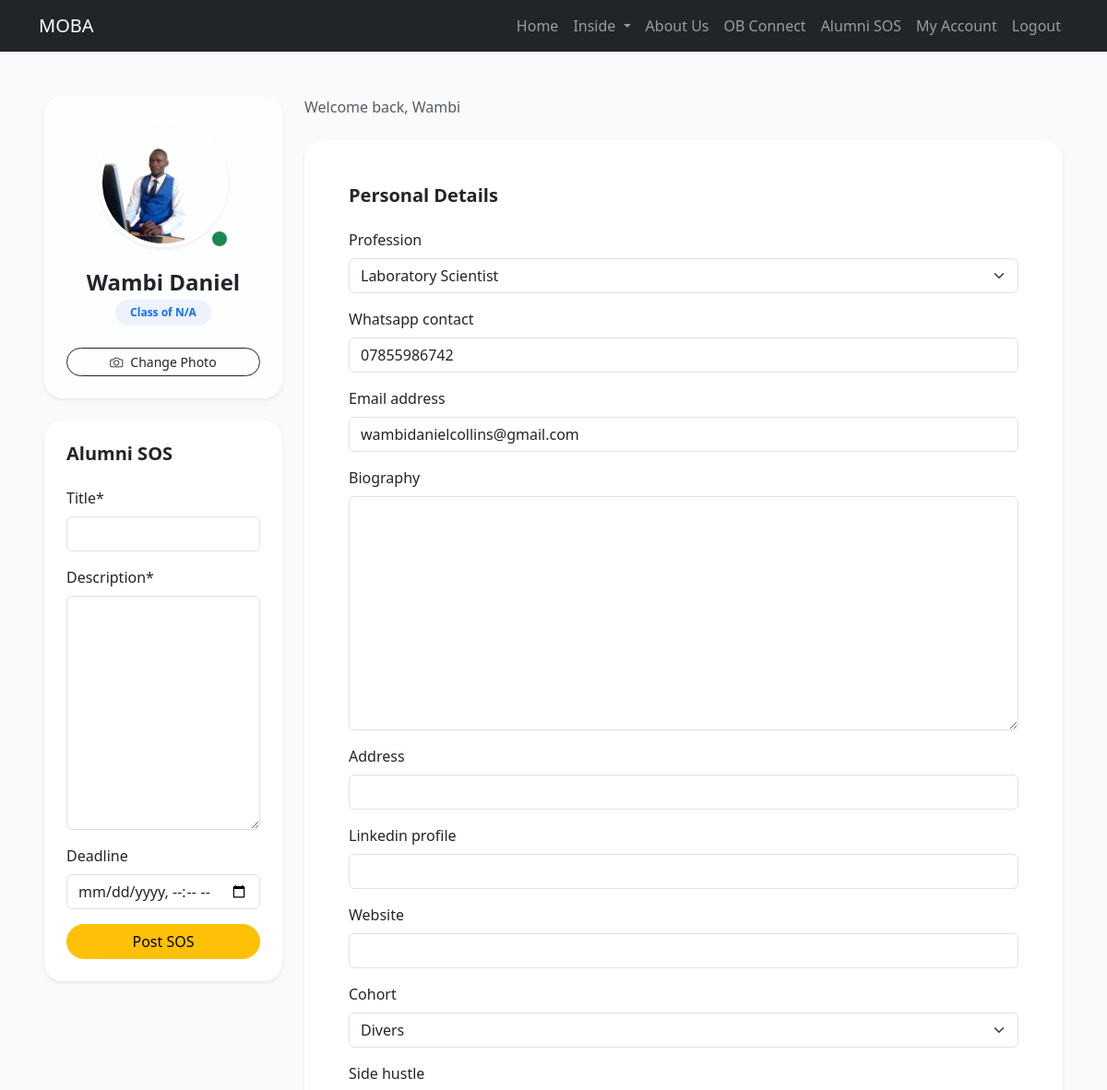
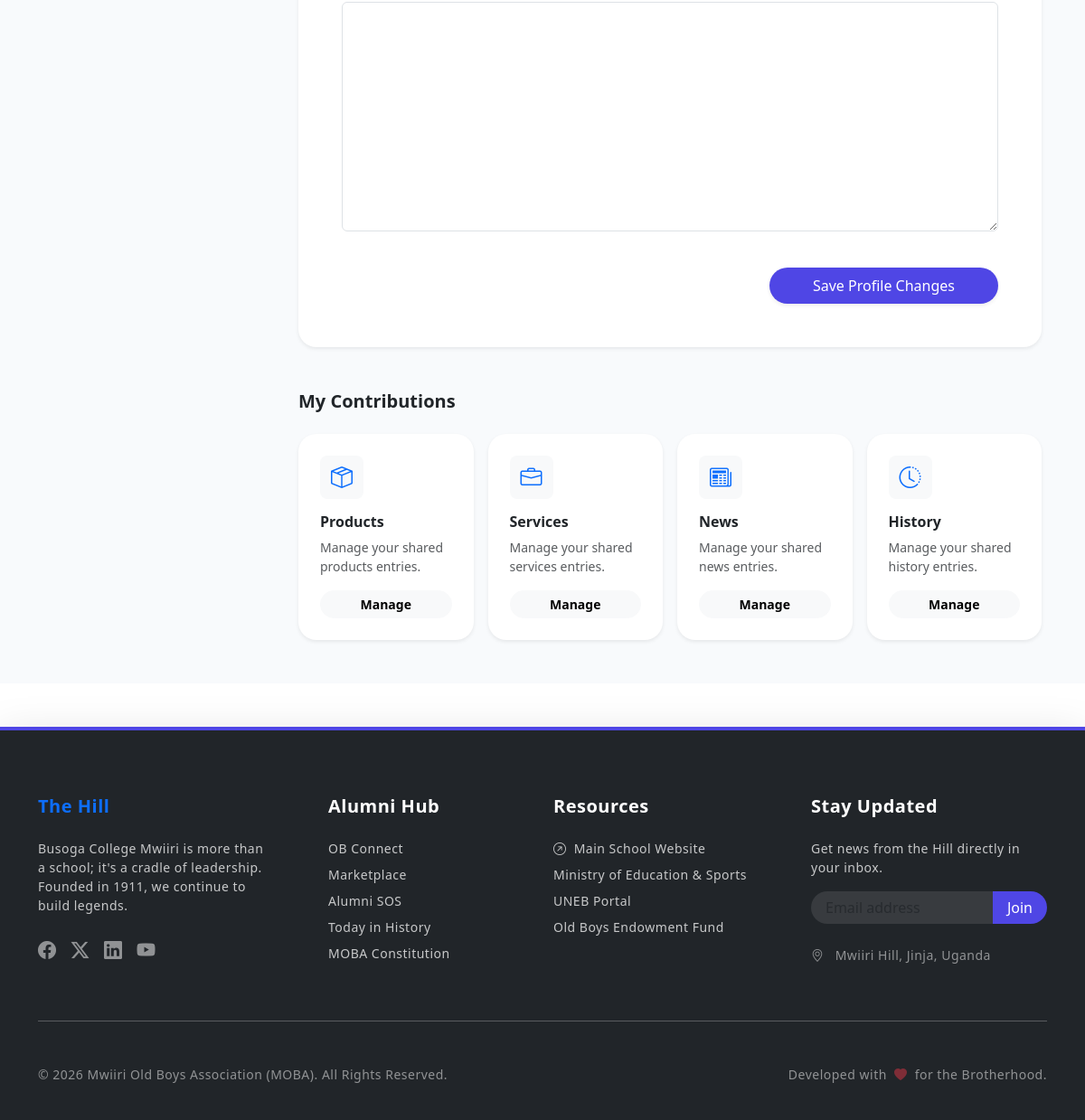
Screenshot of /accounts/my-account/ (signed in) with the database file from the repository (2 pictures, top to bottom).
### users/models.py (models this page shows, shortened)
class User(AbstractUser):
    class Role(models.TextChoices):
        PUBLIC = "PUBLIC", "Public"
        SUBSCRIBER = "SUBSCRIBER", "Subscriber"
        ADMIN = "ADMIN", "Admin"
    base_role = Role.PUBLIC
    role = models.CharField(max_length=50, choices=Role.choices, default=base_role)
    cohort = models.ForeignKey('organisation.Cohort', on_delete=models.SET_NULL, null=True, blank=True)
    house = models.ForeignKey('organisation.House', on_delete=models.SET_NULL, null=True, blank=True)
    phone_number = models.CharField(max_length=20)
    linkedin_profile = models.URLField(blank=True)
    website = models.URLField(blank=True)
    address = models.CharField(max_length=255, blank=True)
    profession = models.ForeignKey('organisation.Profession', on_delete=models.SET_NULL, null=True, blank=True)
    whatsapp_contact = models.CharField(max_length=20, blank=True)
    biography = models.TextField(max_length=150, blank=True)
    side_hustle = models.TextField(blank=True)

class Profile(models.Model):
    user = models.OneToOneField(User, on_delete=models.CASCADE)
    bio = models.TextField(blank=True)
    profile_picture = models.ImageField(upload_to='profile_pictures/', blank=True)

### users/views.py (the view, shortened to what this page needs)
# urls.py: path('my-account/', views.MyAccountView.as_view(), name='my_account'),
class MyAccountView(View):
    template_name = 'users/my_account.html'
    def get(self, request, *args, **kwargs):
        if request.user.is_authenticated:
            form = ProfileForm(instance=request.user)
            sos_form = SOSRequestForm()
        else:
            form = None
            sos_form = None
        content_types = ["Products", "Services", "News", "History"]
        return render(request, self.template_name, {'form': form, 'sos_form': sos_form, 'content_types': content_types})

### users/forms.py
class ProfileForm(forms.ModelForm):
    profession = forms.ModelChoiceField(
        queryset=Profession.objects.all(),
        widget=forms.Select(attrs={'class': 'form-select'}),
        required=False
    )
    class Meta:
        model = User
        fields = ('profession', 'whatsapp_contact', 'email', 'biography', 'address', 'linkedin_profile', 'website', 'cohort', 'side_hustle')

### alumni_sos/forms.py
class SOSRequestForm(forms.ModelForm):
    class Meta:
        model = SOSRequest
        fields = ('title', 'description', 'deadline')
        widgets = {
            'deadline': forms.DateTimeInput(attrs={'type': 'datetime-local'}),
        }

### organisation/models.py (called while the page is built)
    def __str__(self):
        return self.name

    def __str__(self):
        return self.name

### users/templates/users/my_account.html (shortened to what this page needs)
{% extends "base.html" %}
{% load crispy_forms_tags %}
{% block content %}
<div class="container-fluid py-5 px-lg-5" style="background: #f8fafc; min-height: 100vh;">
    <div class="row g-4">
        <div class="col-lg-3">
            <div class="card border-0 shadow-sm overflow-hidden" style="border-radius: 20px; background: rgba(255, 255, 255, 0.7); backdrop-filter: blur(10px);">
                <div class="card-body text-center p-4">
                    <div class="position-relative d-inline-block mb-4">
                        <img src="{% if user.profile.profile_picture %}{{ user.profile.profile_picture.url }}{% else %}https://ui-avatars.com/api/?name={{ user.username }}&background=0D6EFD&color=fff&size=150{% endif %}"
                             class="rounded-circle border border-4 border-white shadow-sm"
                             width="140" height="140" alt="Avatar" style="object-fit: cover;">
                        <span class="position-absolute bottom-0 end-0 bg-success border border-white rounded-circle p-2" title="Member Approved"></span>
                    </div>
                    <h4 class="fw-bold mb-1">{{ user.get_full_name|default:user.username }}</h4>
                    <p class="badge bg-primary-soft text-primary px-3 py-2 rounded-pill mb-4" style="background: #eef2ff;">
                        Class of {{ user.profile.cohort|default:'N/A' }}
                    </p>
                    <div class="d-grid gap-2">
                        <form method="post" enctype="multipart/form-data" action="{% url 'my_account' %}" id="pfp-form">
                            <button type="button" onclick="document.getElementById('profile_picture').click();" class="btn btn-outline-dark btn-sm w-100 rounded-pill">
                                <i class="bi bi-camera me-2"></i>Change Photo
                            </button>
                        </form>
                    </div>
                </div>
            </div>
            <div class="card border-0 shadow-sm mt-4" style="border-radius: 20px;">
                <div class="card-body p-4">
                    <h5 class="fw-bold mb-4">Alumni SOS</h5>
                    <form method="post" action="{% url 'alumni_sos' %}">
                        {{ sos_form|crispy }}
                        <button type="submit" name="submit_sos" class="btn btn-warning w-100 rounded-pill">Post SOS</button>
                    </form>
                </div>
            </div>
        </div>
        <div class="col-lg-9">
            <div class="d-flex justify-content-between align-items-center mb-4">
                <span class="text-muted">Welcome back, {{ user.first_name }}</span>
            </div>
            <div class="card border-0 shadow-sm mb-5" style="border-radius: 20px;">
                <div class="card-body p-4 p-md-5">
                    <h5 class="fw-bold mb-4">Personal Details</h5>
                    <form method="post" action="{% url 'my_account' %}" class="row g-3">
                        <div class="col-12">
                            {{ form|crispy }}
                        </div>
                        <div class="col-12 mt-4 text-end">
                            <button type="submit" name="update_profile" class="btn btn-primary px-5 py-2 rounded-pill shadow-sm">
                                Save Profile Changes
                            </button>
                        </div>
                    </form>
                </div>
            </div>
            <h5 class="fw-bold mb-4">My Contributions</h5>
            <div class="row g-3">
                {% for item in content_types %}
                <div class="col-md-6 col-xl-3">
                    <div class="card border-0 shadow-sm h-100 bento-card" style="border-radius: 20px; transition: transform 0.2s;">
                        <div class="card-body p-4 d-flex flex-column">
                            <div class="icon-shape bg-light text-primary rounded-3 mb-3 d-flex align-items-center justify-content-center" style="width: 48px; height: 48px;">
                                {% if item == "Products" %}<i class="bi bi-box-seam fs-4"></i>
                                {% elif item == "Services" %}<i class="bi bi-briefcase fs-4"></i>
                                {% elif item == "News" %}<i class="bi bi-newspaper fs-4"></i>
                                {% else %}<i class="bi bi-clock-history fs-4"></i>{% endif %}
                            </div>
                            <h6 class="fw-bold">{{ item }}</h6>
                            <p class="text-muted small">Manage your shared {{ item|lower }} entries.</p>
                            <div class="mt-auto">
                                <a href="{% if item == 'Products' %}{% url 'product_add' %}{% elif item == 'Services' %}{% url 'service_add' %}{% elif item == 'News' %}{% url 'news_add' %}{% else %}#{% endif %}" class="btn btn-light btn-sm w-100 rounded-pill fw-semibold">Manage</a>
                            </div>
                        </div>
                    </div>
                </div>
                {% endfor %}
            </div>
        </div>
    </div>
</div>
{% endblock %}

### users/templates/users/my_account.html (style rules this page uses)
.bg-primary-soft { background-color: #eef2ff; color: #4f46e5; }
.btn-primary { background: #4f46e5; border: none; }

### core/templates/footer.html (style rules this page uses)
a { transition: all 0.3s ease; }

### rows the page displays
User: profile_picture (picture), get_full_name "Wambi Daniel", profile.cohort "N/A", first_name "Wambi", profession "Laboratory Scientist", whatsapp_contact "07855986742", email "wambidanielcollins@gmail.com", cohort "Divers"

### other values shown
{{ item }} "Products" "Services" "News" "History"
{{ item|lower }} "products" "services" "news" "history"
